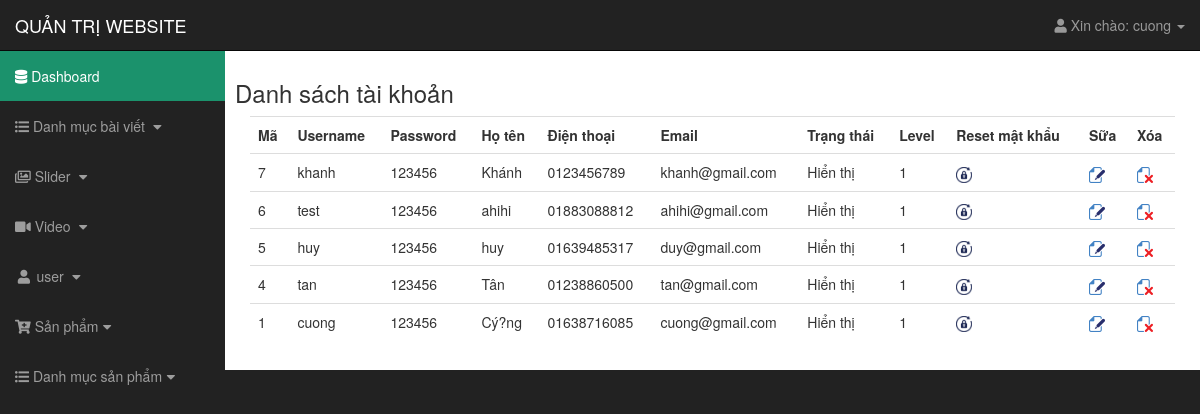
/admin/list_user.php (signed in), run on the app's committed database.
### tables this page shows
CREATE TABLE `user` (
  `id` int(11) NOT NULL,
  `username` varchar(50) NOT NULL,
  `password` varchar(50) NOT NULL,
  `hoten` varchar(50) NOT NULL,
  `dienthoai` varchar(50) NOT NULL,
  `email` varchar(50) NOT NULL,
  `status` int(1) NOT NULL,
  `level` int(1) NOT NULL
);

### admin/list_user.php (the view, shortened to what this page needs)
<?php include('include/header.php'); ?>
	<div class="row">
		<h3>Danh sách tài khoản</h3>
		<div class="col-xs-12 col-sm-12 col-md-12 col-lg-12">
			<table class="table table-hover">
				<tr>
					<th>Mã</th>
					<th>Username</th>
					<th>Password</th>
					<th>Họ tên</th>
					<th>Điện thoại</th>
					<th>Email</th>
					<th>Trạng thái</th>
					<th>Level</th>
					<th>Reset mật khẩu</th>
					<th>Sữa</th>
					<th>Xóa</th>
				</tr>
				<?php
					include("../inc/connect.php");
					$query="SELECT * FROM user ORDER BY id DESC ";
					$result=mysqli_query($connect,$query);
					while ($user=mysqli_fetch_array($result,MYSQLI_ASSOC))
					{
				?>
				<tr>
					<td><?php echo $user['id']; ?></td>
					<td><?php echo $user['username']; ?></td>
					<td><?php echo $user['password']; ?></td>
					<td><?php echo $user['hoten']; ?></td>
					<td><?php echo $user['dienthoai']; ?></td>
					<td><?php echo $user['email']; ?></td>
					<td>
						<?php if( $user['status']==1){echo 'Hiển thị';}
							  else {echo 'Không hiển thị';}
						?>
					</td>
					<td><?php echo $user['level']; ?></td>
					<td>
						<a href="reset_pass.php?id=<?php echo $user['id']; ?>">
							<img src="../images/reset.png" width="16" align="center">
						</a>
					</td>
					<td>
						<a href="edit_user.php?id=<?php echo $user['id']; ?>">
							<img src="../images/edit.png" width="16">
						</a>
					</td>
					<td>
						<a onclick="return confirm('Bạn thực sự muốn xóa không');"
						   href="delete_user.php?id=<?php echo $user['id'] ?>">
							<img src="../images/delete.png" width="16">
						</a>
					</td>
				</tr>
				<?php
					}
				 ?>
			</table>
		</div>
	</div>
<?php include('include/footer.php'); ?>

### css/sb-admin.css (style rules this page uses)
body { margin-top: 100px; background-color: #222; }
@media (min-width:768px) { body { margin-top: 50px; } }

### css/style2.css (style rules this page uses)
img { max-width: 130%; }

### data on the page
user: id "7", username "khanh", password "123456", hoten "Khánh", dienthoai "0123456789", email "khanh@gmail.com", status "Hiển thị", level "1"
user: id "6", username "test", password "123456", hoten "ahihi", dienthoai "01883088812", email "ahihi@gmail.com", status "Hiển thị", level "1"
user: id "5", username "huy", password "123456", hoten "huy", dienthoai "01639485317", email "duy@gmail.com", status "Hiển thị", level "1"
user: id "4", username "tan", password "123456", hoten "Tân", dienthoai "01238860500", email "tan@gmail.com", status "Hiển thị", level "1"
user: id "1", username "cuong", password "123456", hoten "Cý?ng", dienthoai "01638716085", email "cuong@gmail.com", status "Hiển thị", level "1"

### other printed values
$_SESSION['username'] "cuong"
